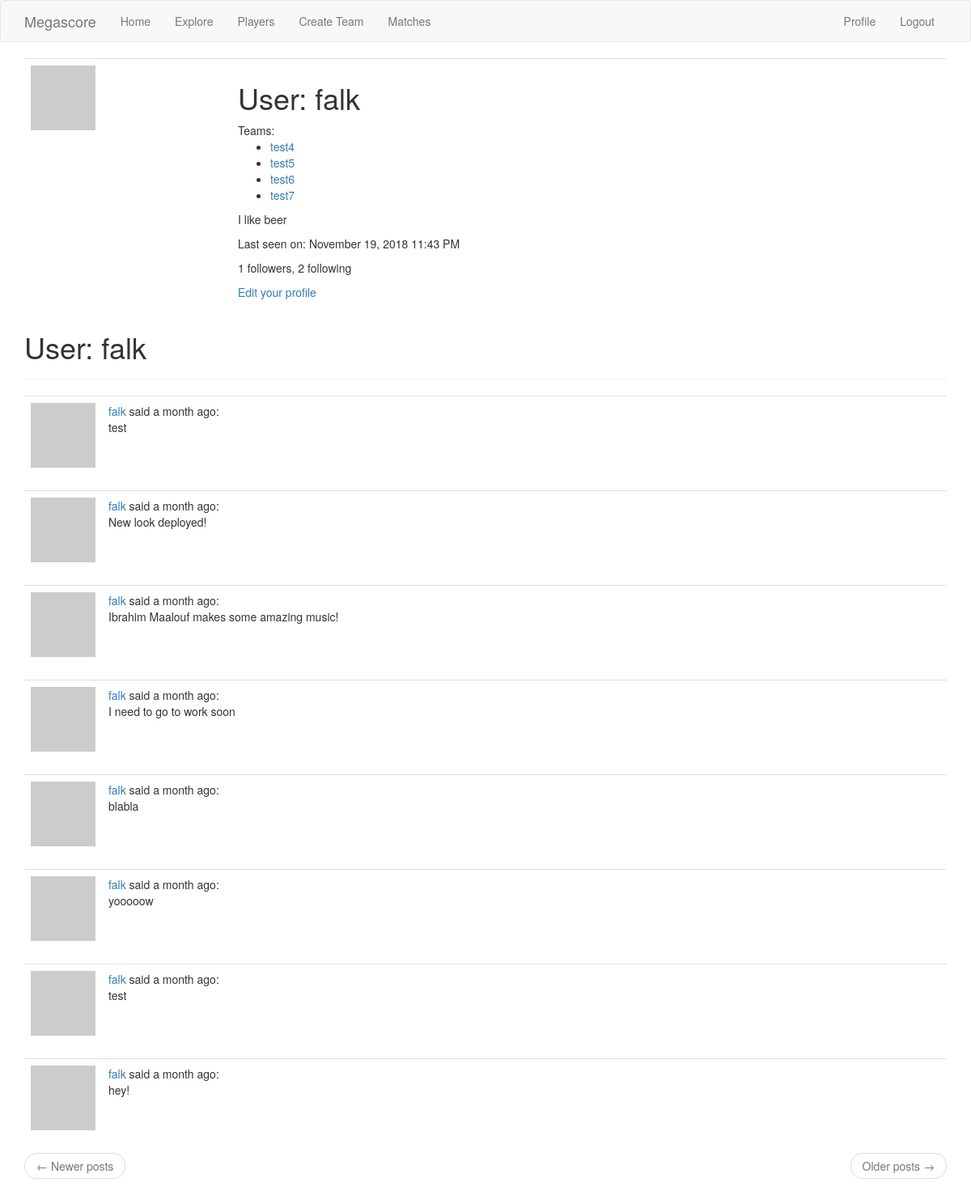
The page /user/falk (signed in) on the database as committed earlier.
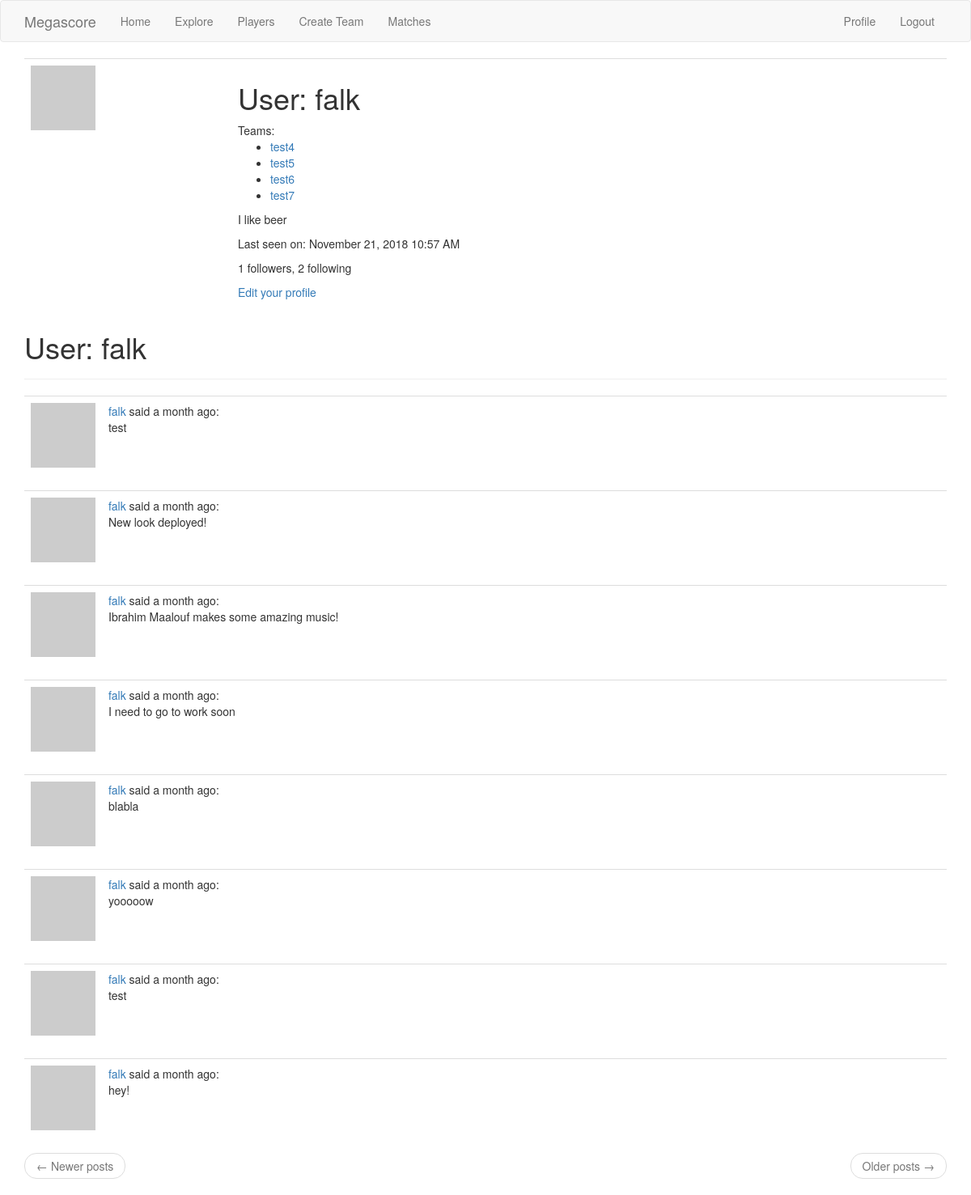
The same page on the database as committed later.
### app/models.py (models this page shows, shortened)
class User(UserMixin, db.Model):
    id = db.Column(db.Integer, primary_key=True)
    username = db.Column(db.String(64), index=True, unique=True)
    email = db.Column(db.String(120), index=True, unique=True)
    password_hash = db.Column(db.String(128))
    posts = db.relationship('Post', backref='author', lazy='dynamic')
    about_me = db.Column(db.String(140))
    last_seen = db.Column(db.DateTime, default=datetime.utcnow)
    def avatar(self, size):
        digest = md5(self.email.lower().encode('utf-8')).hexdigest()
        return 'https://www.gravatar.com/avatar/{}?d=identicon&s={}'.format(digest, size)
    followed = db.relationship(
        'User', secondary=followers,
        primaryjoin=(followers.c.follower_id == id),
        secondaryjoin=(followers.c.followed_id == id),
        backref=db.backref('followers', lazy='dynamic'), lazy='dynamic'
    )

### app/main/routes.py (the view)
@bp.route('/user/<username>')
@login_required
def user(username):
    user = User.query.filter_by(username=username).first_or_404()
    page = request.args.get('page', 1, type=int)
    posts = user.posts.order_by(Post.timestamp.desc()).paginate(page, current_app.config['POSTS_PER_PAGE'], False)
    next_url = url_for('main.user', username=username, page=posts.next_num) if posts.has_next else None
    prev_url = url_for('main.user', username=username, page=posts.prev_num) if posts.has_prev else None
    return render_template('user.html', user=user, posts=posts.items, next_url=next_url, prev_url=prev_url)

### app/main/routes.py (called while the page is built)
@bp.before_app_request
def before_request():
    if current_user.is_authenticated:
        current_user.last_seen = datetime.utcnow()
        db.session.commit()

### app/models.py (called while the page is built)
@login.user_loader
def load_user(id):
    return User.query.get(int(id))

### app/templates/user.html
{% extends 'base.html' %}
{% block app_content %}
    <table class="table table-hover">
        <tr>
            <td width="256px"><img src="{{ user.avatar(128) }}"></td>
            <td>
                <h1>User: {{ user.username }}</h1>
                Teams:
                <ul>
                    {% for fteam in user.fantasy_teams %}
                    <li><a href="{{ url_for('main.my_fantasy_team', team_name=fteam.name) }}">{{ fteam.name }}</a></li>
                    {% endfor %}
                </ul>
                {% if user.about_me %}<p>{{ user.about_me }}</p>{% endif %}
                {% if user.last_seen %}<p>Last seen on: {{ moment(user.last_seen).format('LLL') }}</p>{% endif %}
                <p>{{ user.followers.count() }} followers, {{ user.followed.count() }} following</p>
                {% if user == current_user %}
                    <p><a href="{{ url_for('main.edit_profile') }}">Edit your profile</a></p>
                {% elif not current_user.is_following(user) %}
                    <p><a href="{{ url_for('main.follow', username=user.username) }}">Follow</a></p>
                {% else %}
                    <p><a href="{{ url_for('main.unfollow', username=user.username) }}">Unfollow</a></p>
                {% endif %}
            </td>
        </tr>
    </table>
    <h1>User: {{ user.username }}</h1>
    <hr>
    {% for post in posts %}
        {% include '_post.html' %}
    {% endfor %}
    <nav aria-label="...">
        <ul class="pager">
            <li class="previous{% if not prev_url %} disabled{% endif %}">
                <a href="{{ prev_url or '#' }}">
                    <span aria-hidden="true">&larr;</span> Newer posts
                </a>
            </li>
            <li class="next{% if not next_url %} disabled{% endif %}">
                <a href="{{ next_url or '#' }}">
                    Older posts <span aria-hidden="true">&rarr;</span>
                </a>
            </li>
        </ul>
    </nav>
{% endblock %}

Rows that differ between the two databases and show on the page:
changed User "falk": last_seen "November 19, 2018 11:43 PM" → "November 21, 2018 10:57 AM"
